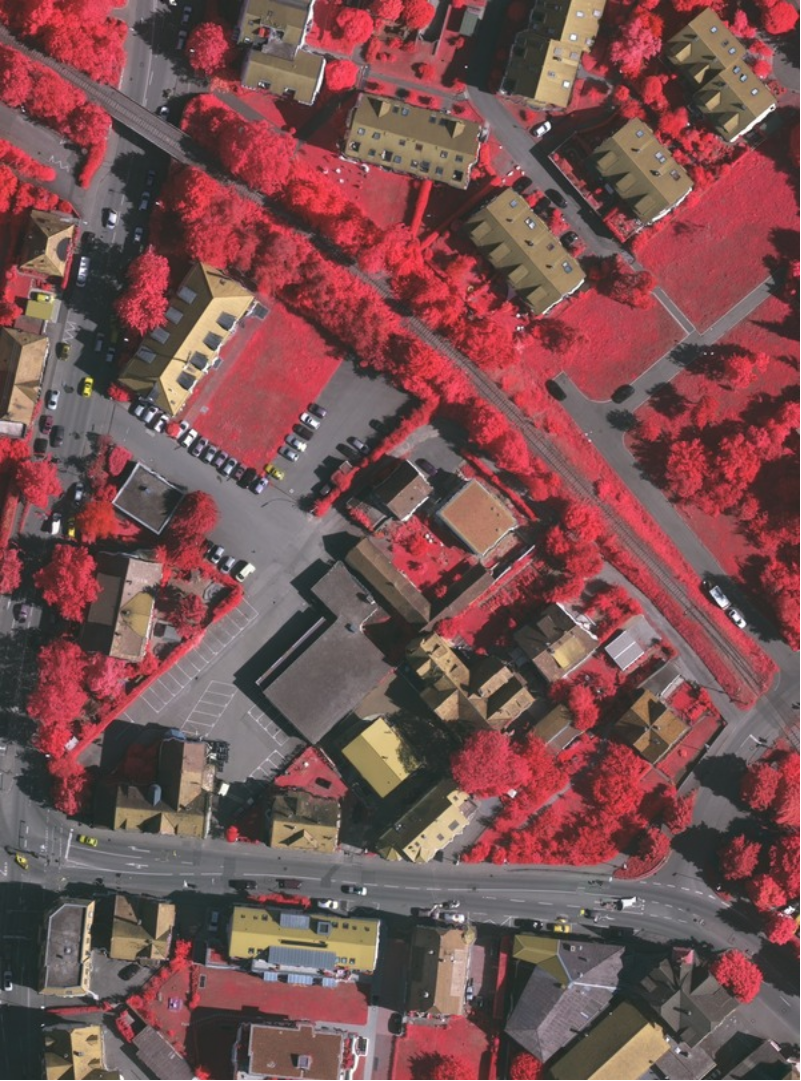
#> input picture urban_gan/test_image/rgb/0000.png, 801 x 1081 px, given as the content of the folder ../../data/out/urban_gan/test_image/rgb/0_0, which was not available
$ python merge_images.py urban_gan/test_image/rgb   (older library calls are emulated)
#> lines starting #> are read from the running program, lines starting #| are printed output that depends on the picture; pictures that were not available may be replaced by others from this repository, and a replacement may not be noted
### load.py
from scipy import misc
import os
import numpy as np
from random import uniform
from skimage import color


# Walk through path and get file names as strings
def get_filenames(path):
    f_names = []
    for (dir_path, dir_names, file_names) in os.walk(path):
        f_names.extend(sorted(file_names))
        break
    return f_names


def get_num(stri):
    num = stri.split('.')[0]
    return int(num)

# Load images in given directory
def load_imgs(fnames, start, end, dir_name,num_imgs,even):

    imgs = []
    count = 0
    for img in fnames:
        if not img.endswith("png"):
            continue
        try:
            if get_num(img) not in range(start,end):
                continue
        except ValueError:
            print(img+": not read :: could not parse int")
            continue
        if count >= num_imgs:
            break
        if even!=-1:
            if count % 2 != even:
                continue
        count += 1
        fullpath = os.path.join(dir_name, img)
        print(img, end=' ')
        img = misc.imread(fullpath)
        img = img/255.0
        if len(img.shape) ==2:
            img = np.reshape(img,(img.shape[0],img.shape[1],1))
        imgs.append(img)
    print()
    return imgs


# [44 lines left out: functions load_data, load_all, not called in this run]


def load_data_simp(paths, num_imgs=9999,even=-1,start=0,end=9999):

    sets_imgs = []
    for path in paths:
        print("Loading: "+path)
        imgs = load_imgs(get_filenames(path),start,end,path,num_imgs,even)
        sets_imgs.append(imgs)

    return sets_imgs

### classes.py
import numpy as np
from enum import Enum

class Color(Enum):
    RED = 0
    GREEN = 1
    BLUE = 2
    YELLOW = 3
    LIGHTBLUE = 4
    WHITE = 5

'''class Category(Enum):
    OTHER = 0
    TREE = 1
    BUILDING = 2
    CAR = 3
    VEG = 4
    GROUND = 5'''


class Category(Enum):
    OTHER = 1
    TREE = 2
    BUILDING = 4
    CAR = 3
    VEG = 6
    GROUND = 7

# [13 lines left out: function to_class, not called in this run]

def is_cat(y,CAT):
    val = y[0,0]
    return CAT == to_class(val)

def get_cat(y):
    val = y[0,0]
    return to_class(val)

# [50 lines left out: functions to_color, to_bin, multi, declassimg, declassimg_multi, not called in this run]

def declassimg2(ys, map=False,cats=None):
    yss = np.copy(ys)
    if cats:
        i = 0
        for cat in cats:
            yss[ys==i]=cat
            i+=1
        ys = np.copy(yss)
    ys = np.around(ys)
    ys = ys.astype(int)
    if map:
        y_comp = np.copy(ys)
        for k, v in getmap():
            y_comp[ys==v]= k
        ys = np.copy(y_comp)
    if len(ys.shape) ==3:
        ys = np.reshape(ys,(ys.shape[:2]))
    y_out = np.empty((ys.shape[0],ys.shape[1],3))
    y_out[:,:,0] = np.mod(ys,2)
    y_out[:,:,1] = np.mod((ys//2),2)
    y_out[:,:,2] = np.mod((ys//4),2)
    return y_out

def classimg(ys,map=False,labels=[0,1,2,3,4,5]):
    y_out = ys[:,:,0]+(2*ys[:,:,1])+(4*ys[:,:,2])
    y_comp = np.copy(y_out)

    if map:
        for k, v in getmap(labels=labels):
            y_comp[y_out==k]= v
    y_comp = np.expand_dims(y_comp,axis=2)
    return y_comp

# [9 lines left out: function getmap, not called in this run]

### merge_images.py
import os
import sys
import numpy as np
import argparse
from scipy import misc
import load,classes

ar = argparse.ArgumentParser()
ar.add_argument('name', type = str, help = "Please enter folder name")
args = ar.parse_args()
name = args.name

PATH =  '../../data/out/'+name+'/'

ranges = range(-50,100,50)
offsets = []
for xoff in ranges:
    for yoff in ranges:
        if yoff == xoff:
            offsets.append((xoff,yoff))
paths = []


for off in offsets:
    paths.append(PATH+str(off[0])+'_'+str(off[1]))


imgs_base = load.load_data_simp([PATH+'0_0'])
#> in load_imgs, img is the input picture: shape (1081, 801, 4); mean R, G, B, A 120.8, 80.9, 81.1, 255
#> in load_data_simp, `imgs = load_imgs(get_filenames(path),start,end,path,num_imgs,even)`: imgs = 1 item
#> imgs_base = 1 item

RESULT = PATH+'result/'
if not os.path.exists(RESULT):
    os.makedirs(RESULT)


for i in range(len(imgs_base[0])):

    imgs = load.load_data_simp(paths,start=i,end=i+1)

    images = []

    #pad and crop

    x = 0
    for offset in offsets:
        x_i = imgs[x][0]
        for axis in range(2):
            beffoffset = 0 if offset[axis] < 0 else offset[axis]
            aftoffset = 0 if offset[axis] > 0 else offset[axis]*-1

            if axis ==0:
                x_i = np.pad(x_i,((beffoffset,aftoffset),(0,0),(0,0)),'constant')
                x_i = x_i[:-beffoffset,:,:] if beffoffset > 0 else x_i[aftoffset:,:,:]
            else:
                x_i = np.pad(x_i,((0,0),(beffoffset,aftoffset),(0,0)),'constant')
                x_i = x_i[:,:-beffoffset,:] if beffoffset > 0 else x_i[:,aftoffset:,:]
        x_i = classes.classimg(x_i)
        images.append(x_i)
        x +=1

    '''
    result = np.copy(images[0])
    for col in range(images[0].shape[0]):
        for row in range(images[0].shape[1]):
            pixels = np.zeros((len(offsets)),dtype=int)
            for j in range(len(offsets)):
                print(images[j][col,row])
                pixels[j] = images[j][col,row]
            pix = np.bincount(pixels).argmax()
            pix = pix if pix > 0 else pixels[orig_offset]
            result[col,row] = pix
    '''
    concat = np.concatenate(images,axis=2).astype(int)
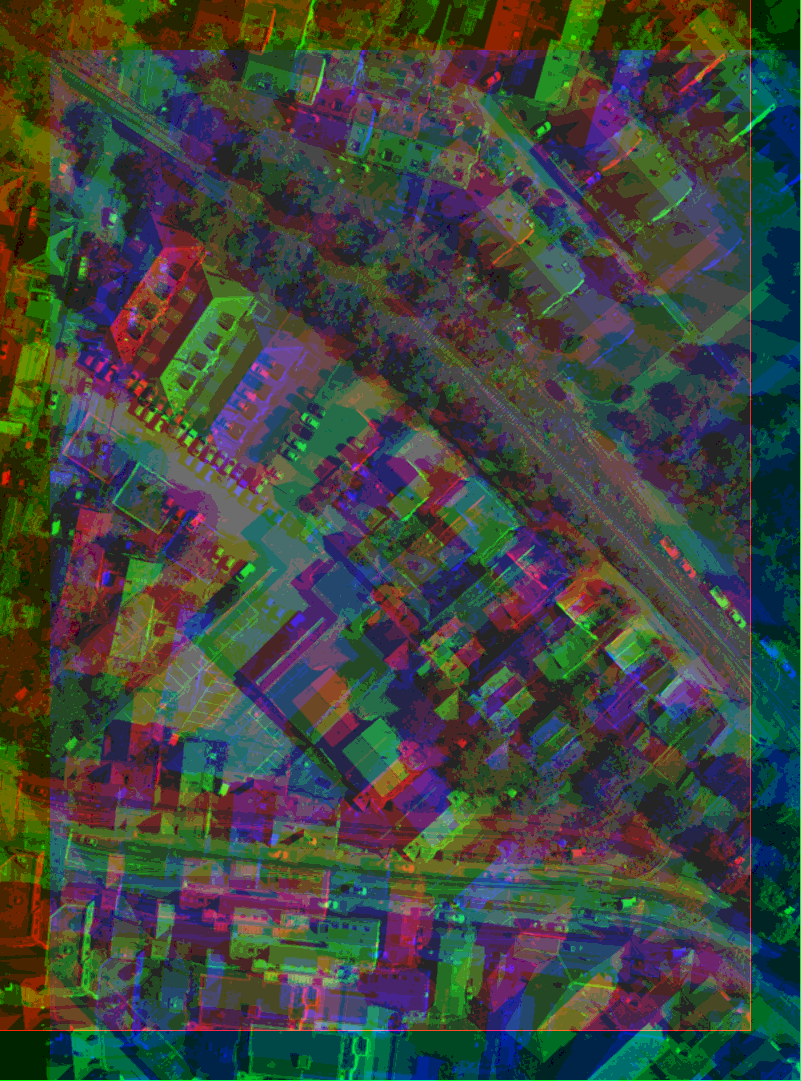
#> concat: shape (1081, 801, 3) int64; mean of channels 0, 1, 2 1.75, 1.93, 1.73; drawn with min black and max white
    result = np.apply_along_axis(lambda x: np.bincount(x,minlength=6)[1:].argmax()+1, axis=2, arr=concat)
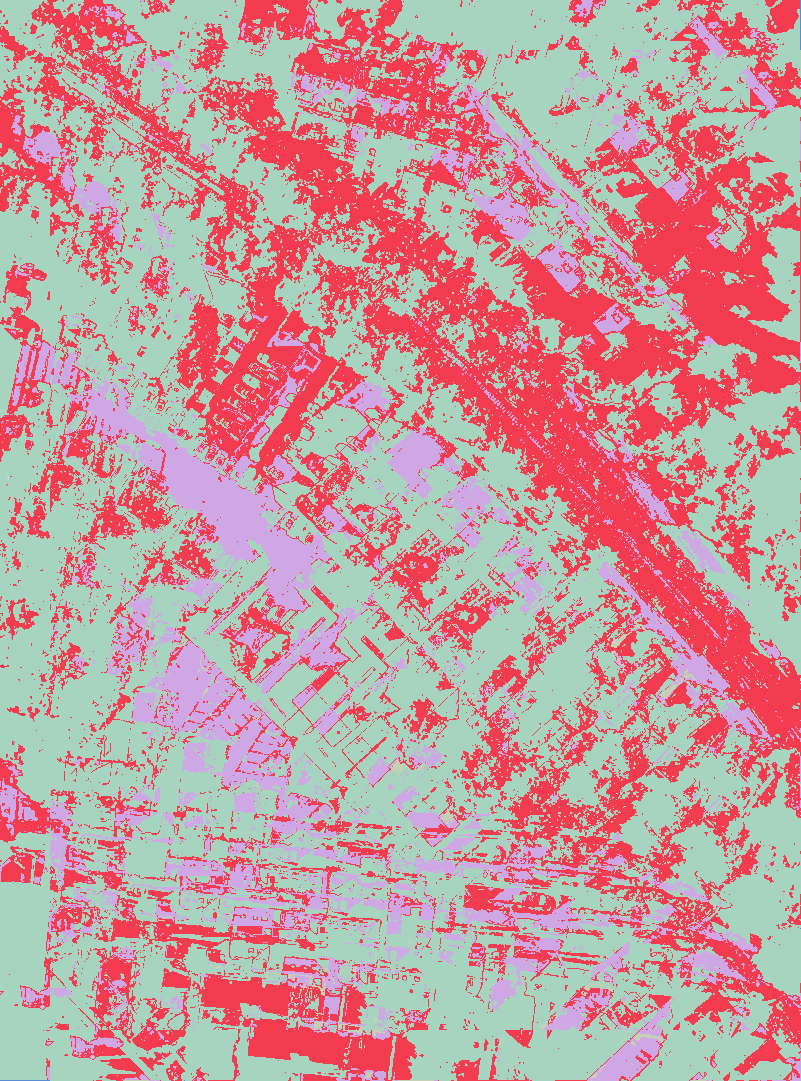
#> result: shape (1081, 801) int64; 7 distinct labels, from 1 to 7; one colour per label, 0 black


    result_img = classes.declassimg2(result)
#> in declassimg2, `y_out[:,:,0] = np.mod(ys,2)`:
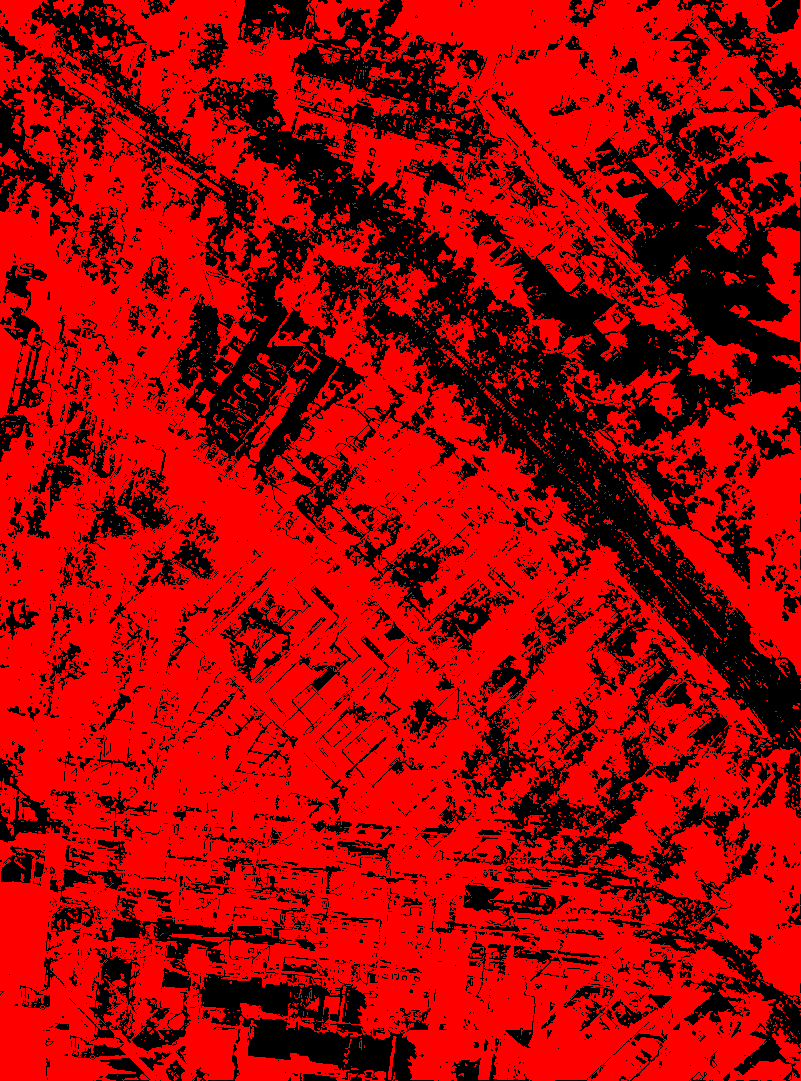
#> y_out: shape (1081, 801, 3) float64; mean of channels 0, 1, 2 0.662, 0, 0; drawn as R, G, B
#> in declassimg2, `y_out[:,:,1] = np.mod((ys//2),2)`:
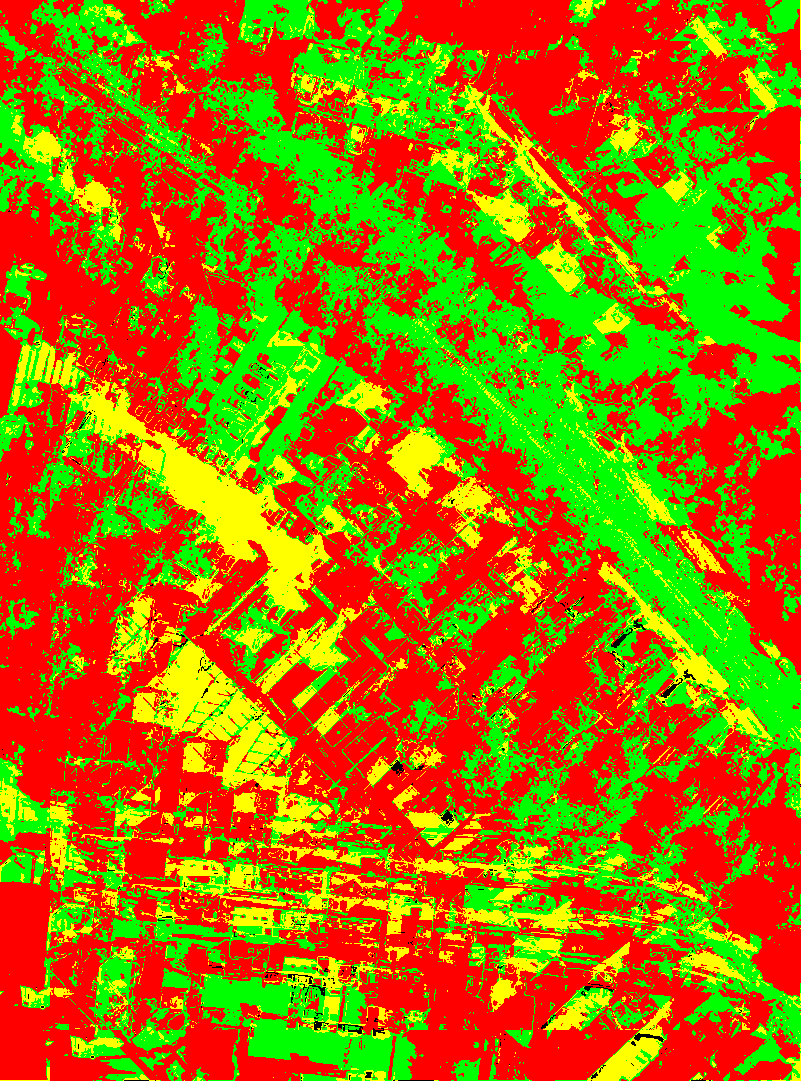
#> y_out: shape (1081, 801, 3) float64; mean of channels 0, 1, 2 0.662, 0.456, 0; drawn as R, G, B
    number = str(i).zfill(4)
#> number = '0000'
    misc.imsave(RESULT+number+".png",result_img)
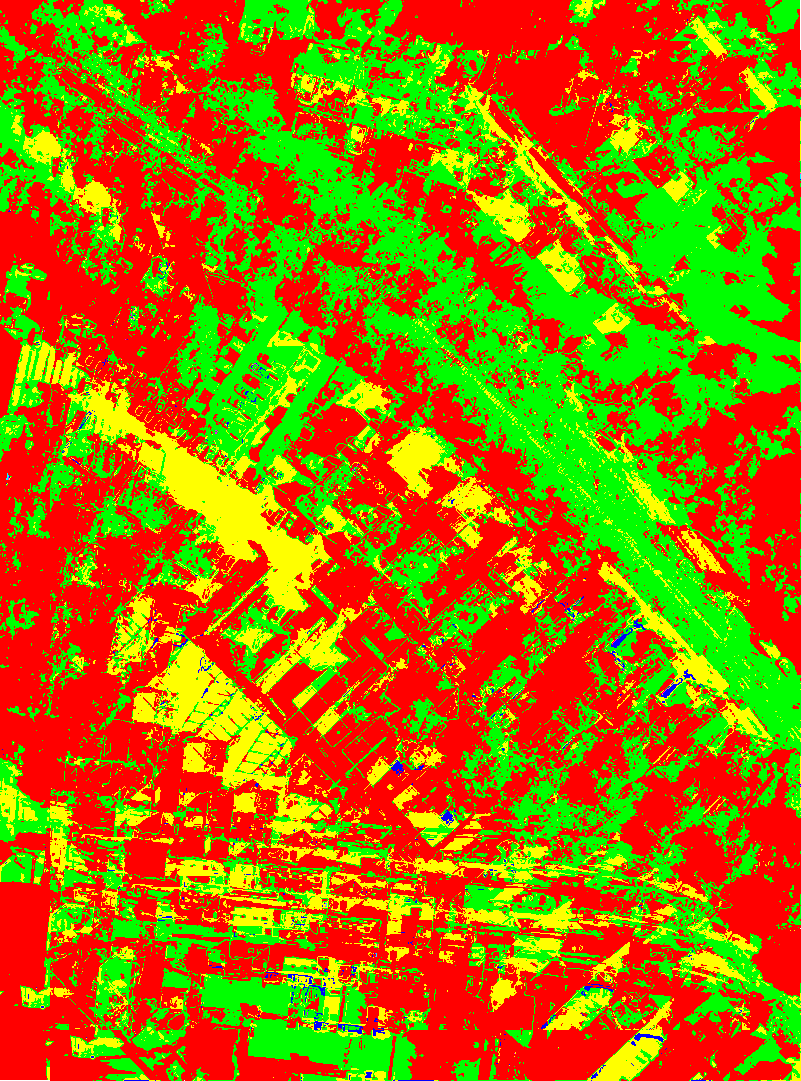
#> saved as 0000.png: PIL image 801x1081 RGB; mean R, G, B 168.8, 116.3, 0.9
    print('done with: '+str(i))
#| done with: 0


'''    i=-1
    for x_i in x_img:
        i+=1
        result_img = np.zeros(x_i.shape)
        for offset in offsets:
            RESULT_PATH = RESULT_PATH_BASE+'/'+str(offset[0])+'_'+str(offset[1])+'/'
            if not os.path.exists(RESULT_PATH):
                os.makedirs(RESULT_PATH)

            number = str(i).zfill(4)#str(i*2+EVEN).zfill(4)
            if os.path.isfile(RESULT_PATH+number+".png"):
                print("Image already created: "+number)
                continue

            for axis in range(2):
                beffoffset = 0 if offset[axis] > 0 else offset[axis]*-1
                aftoffset = 0 if offset[axis] < 0 else offset[axis]
                if axis ==0:
                    x_i = np.pad(x_i,((beffoffset,aftoffset),(0,0),(0,0)),'constant')
                    x_i = x_i[:-beffoffset,:,:] if beffoffset > 0 else x_i[aftoffset:,:,:]
                else:
                    x_i = np.pad(x_i,((0,0),(beffoffset,aftoffset),(0,0)),'constant')
                    x_i = x_i[:,:-beffoffset,:] if beffoffset > 0 else x_i[:,aftoffset:,:]

            limit = 20
            padded_w = x_i.shape[0]+(_w-(x_i.shape[0]%_w))
            padded_h = x_i.shape[1]+(_h-(x_i.shape[1]%_h))
            max = (padded_w)*(padded_h)/(_w*_h)
            result = model.predict_generator(proc.generator_predict_patch(x_i,_w,limit),math.ceil(max/limit),max_queue_size=4,use_multiprocessing=True, verbose=1)
            result = proc.reshape_patches(result,(padded_w-(_w-_w_out),padded_h-(_w-_w_out),6),_w_out)
            #result = proc.reshape_patches(result,(padded_w,padded_h,6),_w)
            result_img += result
        result = result_img/len(offsets)
        result = classes.declassimg2(np.argmax(result,axis=2),map=True)
        misc.imsave(RESULT_PATH_BASE+'/'+number+".png",result[:x_i.shape[0],:x_i.shape[1]])
'''
